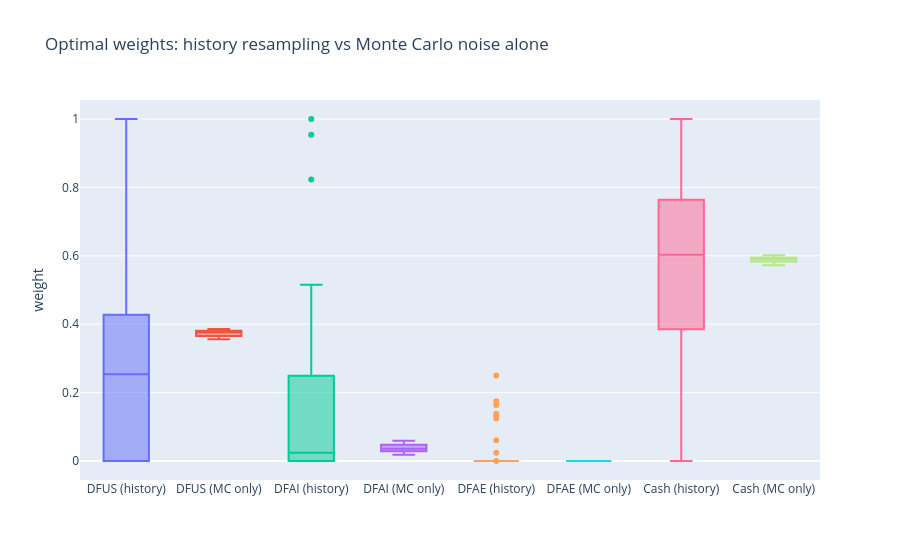

The code cell stored with this chart in its notebook:
### Markdown cell above
## (b) History resampling: estimation uncertainty

The whole input of the model is ~270 weeks of history; a different 5-year window would have given a different empirical distribution and a different allocation. To see how much, resample the history itself — a stationary block bootstrap of the historical weeks, same length, same block scheme (`scenario_market.resample_history`) — and push each replica through the full pipeline: projection → cash → entropy pooling → optimizer. $M$ = 50 replicas.

Two control choices:
- **A fixed judge.** Each replica's allocation is also scored on the unseen set of (a), built from the *observed* history: the CE *lost* to estimation error, measured on one common yardstick (paired comparison).
- **A Monte Carlo baseline.** The same pipeline on the *observed* history with fresh projection seeds only (20 runs): the spread that is pure SAA noise. The excess of (b) over it is estimation error.

**Plain optimizer here, not the liquidity-aware one.** Run through the liquidity-aware optimizer (placeholder parameters, threshold USD −6M), the same 70 pipelines took ~20 minutes instead of ~1 (median 5 s per solve, up to 2 minutes when the settings ladder runs out), 5 of the 50 history replicas failed on every rung — excluding them would bias the spread — and on every replica that solved, the weights matched the plain optimizer's to ≤ 5e-4 (median 1e-7): with these parameters cash funds every need for free, so liquidity does not move the allocation. Revisit once liquidity inputs are real.

Runtime: each replica projects 10,000 scenarios — exactly the rows its optimizer sees. Solver statuses are counted and reported: at one year CLARABEL needs a ladder of settings (see `scenario_market._CLARABEL_SETTINGS_LADDER`), and a replica that ends `optimal_inaccurate` is kept but flagged, one that fails is excluded and counted.

### Code cell
N_HISTORY_REPLICAS = 50
N_MC_BASELINE = 20
HISTORY_SEED_BASE = 10_000
PROJECTION_SEED_BASE = 20_000


def run_pipeline(history: np.ndarray, projection_seed: int) -> dict:
    scenarios, scenario_probabilities = market_distribution(projection_seed, N_OPTIMIZATION_SCENARIOS, history)
    solver_log = io.StringIO()
    try:
        with contextlib.redirect_stdout(solver_log):  # the optimizer prints; keep the loop quiet
            allocation = scenario_market.optimization_with_cvar_constrain(
                market_samples=scenarios,
                prices_vector=prices_with_cash,
                wealth=wealth,
                risk_tolerance=risk_tolerance,
                confidence_level=confidence_level,
                gamma=gamma_cvar,
                n_optimization_scenarios=N_OPTIMIZATION_SCENARIOS,
                probabilities=scenario_probabilities,
            )
    except RuntimeError:  # no settings rung found a solution: count it, do not hide it
        return {'status': 'failed'}
    in_sample = scenario_market.score_allocation(
        allocation, scenarios, wealth, risk_tolerance, confidence_level, scenario_probabilities
    )
    judged = scenario_market.score_allocation(
        allocation, unseen_samples, wealth, risk_tolerance, confidence_level, unseen_probabilities
    )
    return {
        'status': solver_log.getvalue().splitlines()[0].removeprefix('status: '),
        'weights': allocation.ravel() * prices_with_cash / wealth,
        'ce_own': in_sample.certainty_equivalent,  # CE the replica's optimizer reports to itself
        'ce_judged': judged.certainty_equivalent,  # CE of its weights under the observed-history judge
        'cvar_judged': judged.cvar,
    }


history_runs_all = [
    run_pipeline(scenario_market.resample_history(weekly_log_returns, mean_block_length, HISTORY_SEED_BASE + m),
                 PROJECTION_SEED_BASE + m)
    for m in range(N_HISTORY_REPLICAS)
]
mc_runs_all = [run_pipeline(weekly_log_returns, PROJECTION_SEED_BASE + m) for m in range(N_MC_BASELINE)]

for label, all_runs in [('history resampling', history_runs_all), ('MC baseline (observed history)', mc_runs_all)]:
    statuses = pd.Series([run['status'] for run in all_runs]).value_counts().to_dict()
    runs = [run for run in all_runs if run['status'] != 'failed']
    weights_matrix = np.array([run['weights'] for run in runs])
    print(f"\n{label}: {len(all_runs)} runs, solver status {statuses}")
    summary = pd.DataFrame(
        {'mean': weights_matrix.mean(axis=0), 'std': weights_matrix.std(axis=0, ddof=1),
         'p5': np.percentile(weights_matrix, 5, axis=0), 'p95': np.percentile(weights_matrix, 95, axis=0)},
        index=asset_names,
    )
    print(summary.round(3))
    for key, name in [('ce_own', 'CE, own scenarios'), ('ce_judged', 'CE, fixed judge'), ('cvar_judged', 'CVaR, fixed judge')]:
        values = np.array([run[key] for run in runs])
        print(f"{name:18s} mean {values.mean():,.0f}   std {values.std(ddof=1):,.0f}   "
              f"p5 {np.percentile(values, 5):,.0f}   p95 {np.percentile(values, 95):,.0f}")

history_runs = [run for run in history_runs_all if run['status'] != 'failed']
mc_runs = [run for run in mc_runs_all if run['status'] != 'failed']
judged_ce = np.array([run['ce_judged'] for run in history_runs])
print(f"\nCE lost to estimation error under the fixed judge (vs the observed-history optimum "
      f"{evaluation.unseen.certainty_equivalent:,.0f}): mean {evaluation.unseen.certainty_equivalent - judged_ce.mean():,.0f}")
print(f"replicas breaching the budget under the fixed judge: "
      f"{np.mean([run['cvar_judged'] > gamma_cvar * wealth for run in history_runs]):.0%}")

fig = go.Figure()
for column_index, name in enumerate(asset_names):
    fig.add_trace(go.Box(y=[run['weights'][column_index] for run in history_runs], name=f"{name} (history)"))
    fig.add_trace(go.Box(y=[run['weights'][column_index] for run in mc_runs], name=f"{name} (MC only)"))
fig.update_layout(title='Optimal weights: history resampling vs Monte Carlo noise alone', yaxis_title='weight', showlegend=False)
fig.show()

### Figure 1 — Plotly figure (JSON) as saved in the notebook; plotly's stock layout.template omitted (floating-point values rounded to 4 significant figures)
{"data": [{"name": "DFUS (history)", "type": "box", "y": [0.488, 0.4661, 3.489e-11, 0.8274, 0.2355, 0.1604, 0.06264, 0.1766, 4.42e-11, 0.3645, 0.6832, 2.975e-12, 1.196e-11, 0.5265, 0.0158, 8.14e-12, 0.513, 0.4316, 0.9759, 0.2077, 0.3209, 0.07393, 0.8274, 0.0717, 0.4239, 2.701e-11, 0.8874, 0.4007, 6.836e-12, 0.1267, 0.1397, 0.371, 1.593e-11, 7.153e-12, 1.0, 0.3895, 1.735e-12, 0.3349, 0.3146, 0.6615, 0.3928, 4.28e-11, 3.391e-11, 0.3349, 0.4278, 0.1899, 9.383e-12, 3.658e-12, 0.3856, 0.2721]}, {"name": "DFUS (MC only)", "type": "box", "y": [0.3588, 0.3838, 0.3667, 0.3763, 0.3634, 0.3827, 0.3767, 0.3616, 0.3735, 0.3728, 0.3813, 0.3753, 0.3809, 0.3859, 0.3763, 0.3802, 0.3793, 0.3787, 0.3562, 0.3636]}, {"name": "DFAI (history)", "type": "box", "y": [2.429e-12, 5.106e-12, 3.771e-11, 0.0158, 1.894e-11, 0.03312, 8.736e-11, 0.8234, 0.04736, 0.3414, 3.252e-12, 2.802e-10, 4.569e-11, 0.4735, 0.3705, 0.2507, 2.44e-12, 2.648e-11, 4.286e-11, 1.182e-11, 1.016e-10, 0.1104, 0.1726, 0.4558, 0.1907, 3.607e-12, 0.1062, 2.277e-12, 0.2037, 0.1098, 0.3272, 6.81e-12, 1.085e-11, 0.2652, 1.015e-10, 3.249e-12, 0.9538, 8.136e-11, 6.575e-12, 0.2485, 6.829e-11, 0.04264, 0.5152, 1.274e-11, 0.07937, 0.3832, 1.0, 0.2491, 3.932e-12, 0.1105]}, {"name": "DFAI (MC only)", "type": "box", "y": [0.05029, 0.03608, 0.05317, 0.02226, 0.04591, 0.01853, 0.03009, 0.0554, 0.02815, 0.04217, 0.0287, 0.03209, 0.02703, 0.03503, 0.0271, 0.03584, 0.03707, 0.04903, 0.05885, 0.04067]}, {"name": "DFAE (history)", "type": "box", "y": [1.979e-12, 2.559e-12, 6.772e-12, 2.742e-11, 3.902e-12, 2.425e-12, 1.721e-11, 4.519e-12, 2.381e-11, 1.053e-11, 2.52e-12, 0.1748, 4.481e-12, 1.345e-12, 4.416e-12, 0.132, 2.328e-12, 0.138, 1.033e-11, 0.0244, 0.1246, 0.1636, 2.941e-12, 1.953e-12, 2.123e-11, 3.839e-12, 1.794e-12, 3.036e-12, 5.161e-12, 2.04e-12, 0.06073, 3.288e-12, 8.047e-12, 7.634e-12, 1.497e-12, 1.484e-12, 2.238e-12, 4.241e-12, 2.633e-12, 3.469e-12, 7.584e-12, 1.369e-11, 4.741e-12, 0.2498, 8.1e-12, 1.287e-12, 3.735e-12, 7.393e-12, 8.615e-12, 7.899e-09]}, {"name": "DFAE (MC only)", "type": "box", "y": [5.268e-12, 3.505e-12, 5.379e-12, 4.577e-12, 3.159e-12, 3.993e-12, 5.142e-12, 6.467e-12, 5.282e-12, 3.46e-12, 5.246e-12, 3.836e-12, 4.407e-12, 5.599e-12, 5.363e-12, 5.992e-12, 2.26e-12, 3.396e-12, 3.776e-12, 6.339e-12]}, {"name": "Cash (history)", "type": "box", "y": [0.512, 0.5339, 1.0, 0.1568, 0.7645, 0.8065, 0.9374, 3.91e-09, 0.9526, 0.2941, 0.3168, 0.8252, 1.0, 1.068e-09, 0.6137, 0.6173, 0.487, 0.4304, 0.02407, 0.7679, 0.5546, 0.6521, 1.069e-09, 0.4725, 0.3853, 1.0, 0.006386, 0.5993, 0.7963, 0.7635, 0.4724, 0.629, 1.0, 0.7348, 1.405e-10, 0.6105, 0.04621, 0.6651, 0.6854, 0.09, 0.6072, 0.9574, 0.4848, 0.4153, 0.4929, 0.4269, 6.678e-10, 0.7509, 0.6144, 0.6174]}, {"name": "Cash (MC only)", "type": "box", "y": [0.5909, 0.5801, 0.5801, 0.6014, 0.5907, 0.5988, 0.5932, 0.583, 0.5984, 0.585, 0.59, 0.5926, 0.592, 0.5791, 0.5966, 0.584, 0.5837, 0.5722, 0.585, 0.5957]}], "layout": {"showlegend": false, "title": {"text": "Optimal weights: history resampling vs Monte Carlo noise alone"}, "yaxis": {"title": {"text": "weight"}}}}
